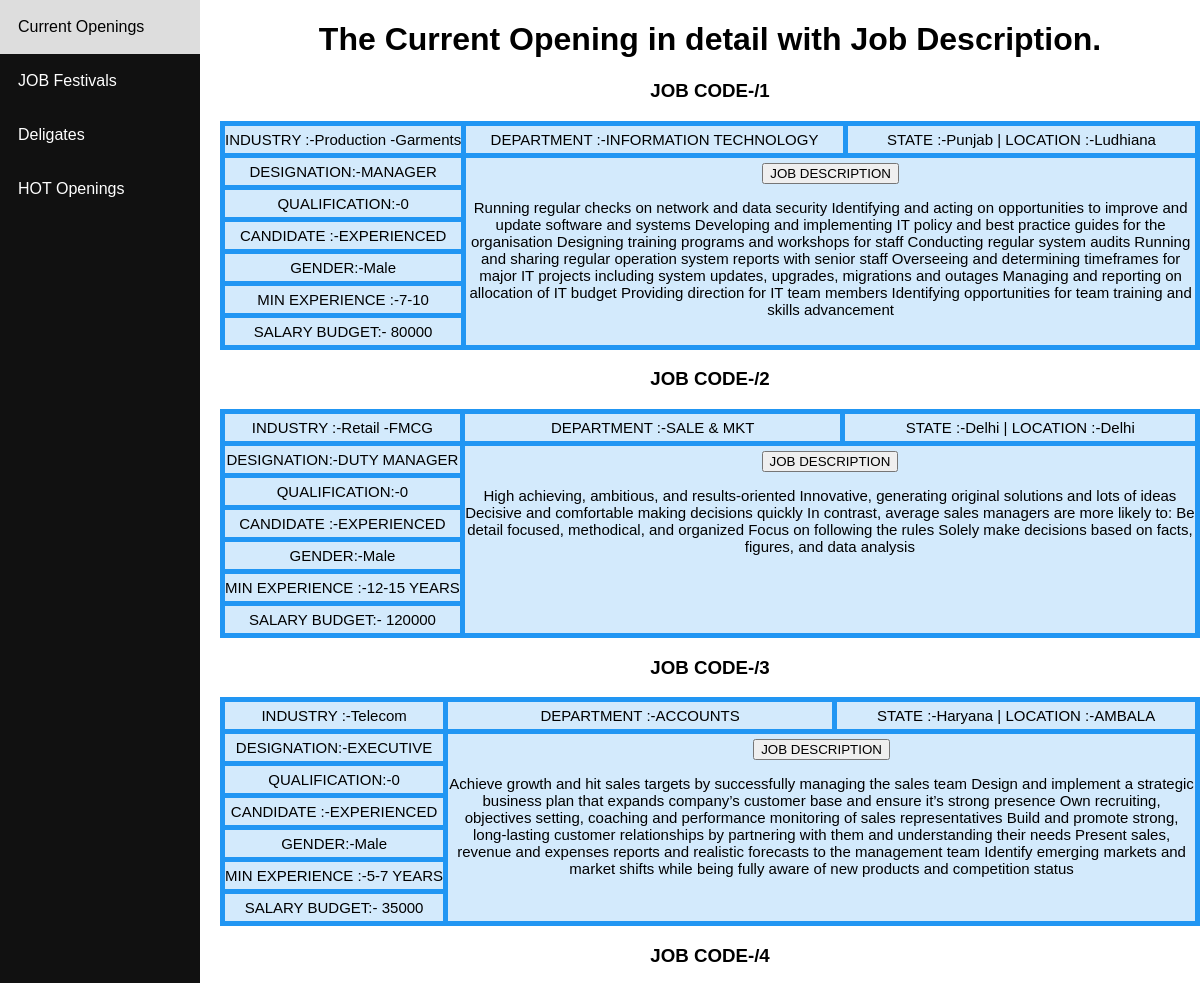
The page /copening/ (upper part) on the database as committed earlier.
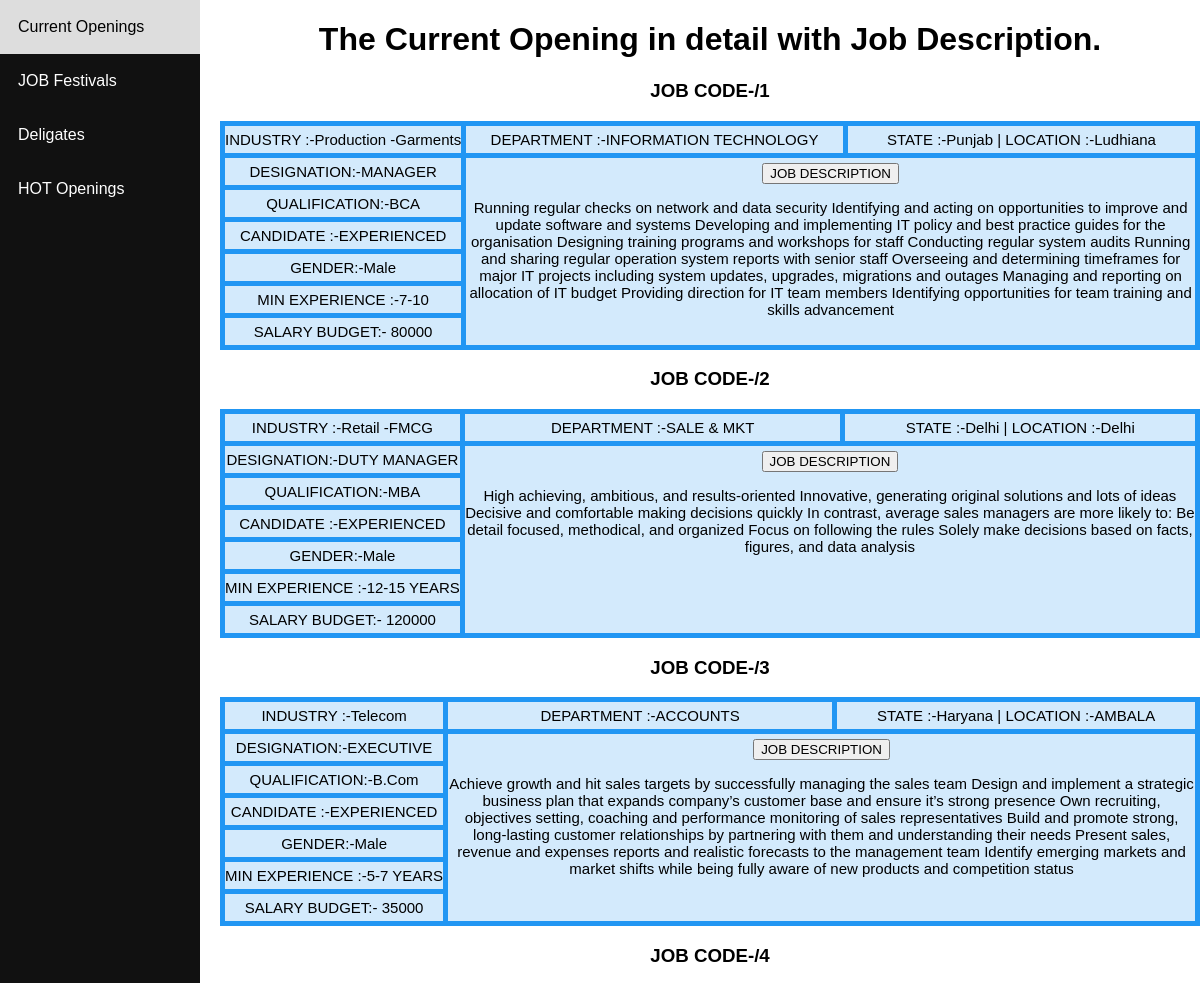
The same page on the database as committed later.
### jobsopening/models.py (models this page shows)
class opening(models.Model):
	Deligate=models.ForeignKey(deligate,null=True,blank=True,on_delete=models.SET_NULL)
	Regno = models.CharField(default=0,max_length=100)
	Industry = models.CharField(default=0,max_length=100)
	Location=models.CharField(default=0,max_length=100)
	State= models.CharField(default=0,choices=STATE_CHOICES, max_length=100)
	Department= models.CharField(default=0,choices=DEPT_CHOICES, max_length=50)
	Qualification=models.CharField(default=0,max_length=100)
	Designation = models.CharField(default=0,choices=DESIG_CHOICES, max_length=50)
	Ctype = models.CharField(default=0,choices=CAND_CHOICES, max_length=50)
	Gender = models.CharField(default=0,choices=GENDER_CHOICES, max_length=50)
	Minexp=models.CharField(default=0,choices=EXP_CHOICES, max_length=50)
	Budget = models.CharField(default=0,max_length=50)
	DetailJD  =models.TextField(default=0,)

### jobsopening/views.py (the view)
# urls.py: path('copening/',jopening),
def jopening(request):
	obj = opening.objects.all()
	return render(request,'copening.html', {'opening':obj})

### templates/copening.html (shortened to what this page needs)
<!DOCTYPE html PUBLIC "-//W3C//DTD XHTML 1.0 Transitional//EN" "http://www.w3.org/TR/xhtml1/DTD/xhtml1-transitional.dtd">
<html xmlns="http://www.w3.org/1999/xhtml">
<head>
</head>
<div class="sidenav">
  <a href="/copening">Current Openings</a>
  <a href="#">JOB Festivals</a>
  <a href="/deligate">Deligates</a>
  <a href="#">HOT Openings</a>
</div>
<div class="content">
  <center> <h1> The Current Opening in detail with Job Description. </center>
  {% for i in opening %}
    <div> <center>  <h3> JOB CODE-{{i.Deligate.Regno}}/{{i.id}}   </h3>        </center> </div>
    <div class="grid-container">
      <div class="item1">INDUSTRY  :-{{ i.Industry}}</div>
      <div class="item2">DEPARTMENT  :-{{ i.Department }}</div>
      <div class="item3">STATE  :-{{ i.State }} | LOCATION :-{{ i.Location }}</div>
      <div class="item4">DESIGNATION:-{{ i.Designation }}</div>
      <div class="item5"><center> <button>   JOB  DESCRIPTION </button> </center>
                 <p>{{ i.DetailJD }}</p>
      </div>
      <div class="item6">QUALIFICATION:-{{ i.Qualification }}</div>
      <div class="item7">CANDIDATE :-{{ i.Ctype }}</div>
      <div class="item8">GENDER:-{{ i.Gender }}</div>
      <div class="item9">MIN EXPERIENCE :-{{ i.Minexp }}</div>
      <div class="item10">SALARY BUDGET:- {{ i.Budget }}</div>
    </div>
  {% endfor %}
</div>
<body>
</body>
</html>

Rows that differ between the two databases and show on the page:
changed opening "Production -Garments": Qualification "0" → "BCA"
changed opening "Retail -FMCG": Qualification "0" → "MBA"
changed opening "Telecom": Qualification "0" → "B.Com"
